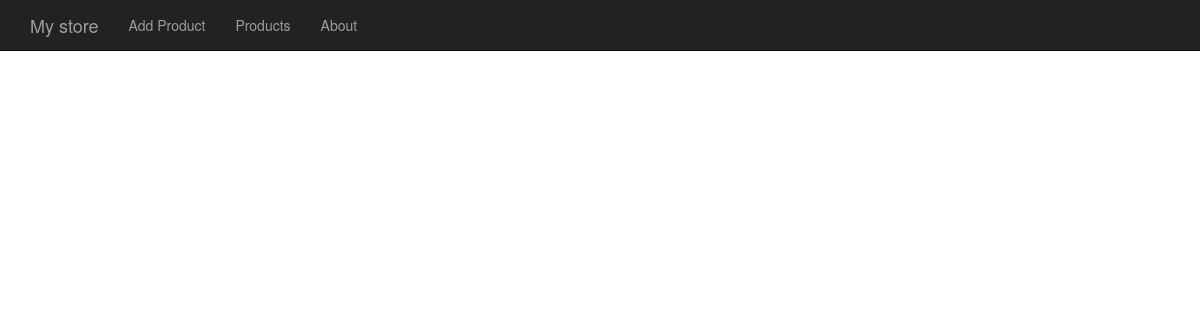
/product-list.php, run on an earlier commit of the app's database.
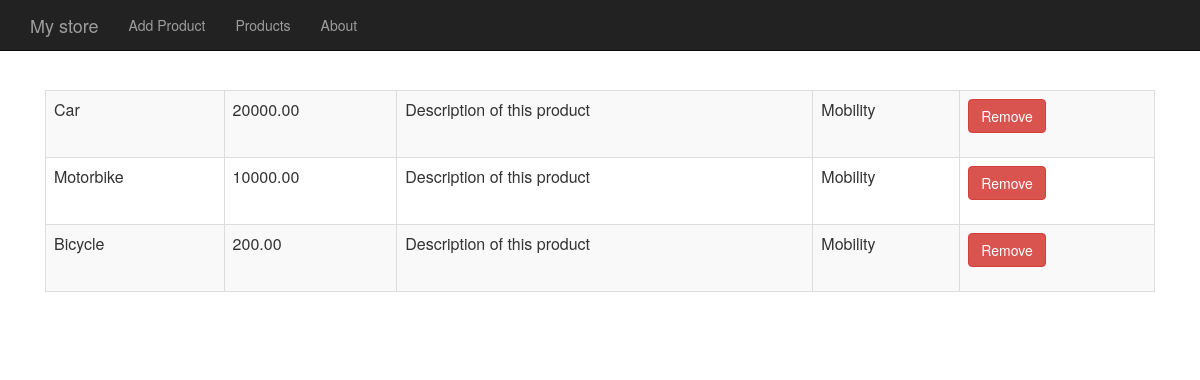
And on a later commit of the database.
### tables this page shows
CREATE TABLE `products` (
  `id` int(11) NOT NULL,
  `name` varchar(255) DEFAULT NULL,
  `price` decimal(10,2) DEFAULT NULL,
  `description` text,
  `category_id` int(11) DEFAULT NULL
);

CREATE TABLE `categories` (
  `id` int(11) NOT NULL,
  `name` varchar(255) DEFAULT NULL
);

### db-product.php (called while the page is built, shortened)
<?php
function listProducts($connection) {
	$products = [];
	$result = mysqli_query($connection, "select p.*, c.name as category_name from products as p join categories as c on c.id = p.category_id");
	while($product = mysqli_fetch_assoc($result)) {
		array_push($products, $product);
	}
	return $products;
}

### product-list.php (the view, shortened to what this page needs)
<?php include("header.php");
include("connect.php");
include("db-product.php"); ?>
<table class="table table-striped table-bordered">
	<?php
		$products = listProducts($connection);
		foreach($products as $product) :
	?>
	<tr>
		<td><?= $product['name']; ?></td>
		<td><?= $product['price']; ?></td>
		<td><?= substr($product['description'], 0, 40); ?></td>
		<td><?= $product['category_name']; ?></td>
		<td>
			<form action="remove-product.php" method="post">
				<button class="btn btn-danger">Remove</button>
			</form>
		</td>
	</tr>
	<?php
		endforeach
	?>
</table>
<?php include("footer.php"); ?>

### header.php (shortened to what this page needs)
<html>
	<head>
		<link href="css/bootstrap.css" rel="stylesheet">
		<link href="css/store.css" rel="stylesheet">
	</head>
	<body>
		<div class="navbar navbar-inverse navbar-fixed-top">
			<div class="container">
				<div class="navbar-header">
					<a class="navbar-brand" href="index.php">My store</a>
				</div>
				<div class="navbar-header">
					<ul class="nav navbar-nav">
						<li><a href="product-form.php">Add Product</a></li>
						<li><a href="product-list.php">Products</a></li>
						<li><a href="about.php">About</a></li>
					</ul>
				</div>
			</div>
		</div>
		<div class="container">
			<div class="main">

### footer.php
			</div>
		</div>
	</body>
</html>

### css/store.css (style rules this page uses)
body { padding-top: 50px; }
.main { padding: 40px 15px; text-align: center; }

What changed in the data, as far as the page shows it:
now on this page (row edited): products: name "Car", price "20000.00", description "Description of this product", category.name "Mobility"
now on this page (row edited): products: name "Motorbike", price "10000.00", description "Description of this product", category.name "Mobility"
now on this page (row edited): products: name "Bicycle", price "200.00", description "Description of this product", category.name "Mobility"
